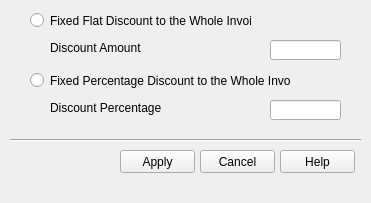
<?xml version="1.0" encoding="UTF-8"?>
<ui version="4.0">
 <class>discountWindow</class>
 <widget class="QMainWindow" name="discountWindow">
  <property name="geometry">
   <rect>
    <x>0</x>
    <y>0</y>
    <width>371</width>
    <height>203</height>
   </rect>
  </property>
  <property name="windowTitle">
   <string>Apply Discount</string>
  </property>
  <widget class="QWidget" name="centralwidget">
   <widget class="QRadioButton" name="flat">
    <property name="geometry">
     <rect>
      <x>30</x>
      <y>10</y>
      <width>221</width>
      <height>21</height>
     </rect>
    </property>
    <property name="text">
     <string>Fixed Flat Discount to the Whole Invoice</string>
    </property>
   </widget>
   <widget class="QLabel" name="label">
    <property name="geometry">
     <rect>
      <x>50</x>
      <y>40</y>
      <width>91</width>
      <height>16</height>
     </rect>
    </property>
    <property name="text">
     <string>Discount Amount:</string>
    </property>
   </widget>
   <widget class="QRadioButton" name="percen">
    <property name="geometry">
     <rect>
      <x>30</x>
      <y>70</y>
      <width>261</width>
      <height>21</height>
     </rect>
    </property>
    <property name="text">
     <string>Fixed Percentage Discount to the Whole Invoice</string>
    </property>
   </widget>
   <widget class="QLabel" name="label_2">
    <property name="geometry">
     <rect>
      <x>50</x>
      <y>100</y>
      <width>111</width>
      <height>16</height>
     </rect>
    </property>
    <property name="text">
     <string>Discount Percentage:</string>
    </property>
   </widget>
   <widget class="QLineEdit" name="flatInput">
    <property name="geometry">
     <rect>
      <x>270</x>
      <y>40</y>
      <width>71</width>
      <height>20</height>
     </rect>
    </property>
    <property name="alignment">
     <set>Qt::AlignRight|Qt::AlignTrailing|Qt::AlignVCenter</set>
    </property>
   </widget>
   <widget class="QLineEdit" name="percenInput">
    <property name="geometry">
     <rect>
      <x>270</x>
      <y>100</y>
      <width>71</width>
      <height>20</height>
     </rect>
    </property>
    <property name="alignment">
     <set>Qt::AlignRight|Qt::AlignTrailing|Qt::AlignVCenter</set>
    </property>
   </widget>
   <widget class="QPushButton" name="applyBtn">
    <property name="geometry">
     <rect>
      <x>120</x>
      <y>150</y>
      <width>75</width>
      <height>23</height>
     </rect>
    </property>
    <property name="text">
     <string>Apply</string>
    </property>
   </widget>
   <widget class="QPushButton" name="cancelBtn">
    <property name="geometry">
     <rect>
      <x>200</x>
      <y>150</y>
      <width>75</width>
      <height>23</height>
     </rect>
    </property>
    <property name="text">
     <string>Cancel</string>
    </property>
   </widget>
   <widget class="QPushButton" name="helpBtn">
    <property name="geometry">
     <rect>
      <x>280</x>
      <y>150</y>
      <width>75</width>
      <height>23</height>
     </rect>
    </property>
    <property name="text">
     <string>Help</string>
    </property>
   </widget>
   <widget class="Line" name="line">
    <property name="geometry">
     <rect>
      <x>10</x>
      <y>130</y>
      <width>351</width>
      <height>20</height>
     </rect>
    </property>
    <property name="orientation">
     <enum>Qt::Horizontal</enum>
    </property>
   </widget>
  </widget>
  <widget class="QMenuBar" name="menubar">
   <property name="geometry">
    <rect>
     <x>0</x>
     <y>0</y>
     <width>371</width>
     <height>21</height>
    </rect>
   </property>
  </widget>
 </widget>
 <resources/>
 <connections/>
</ui>
